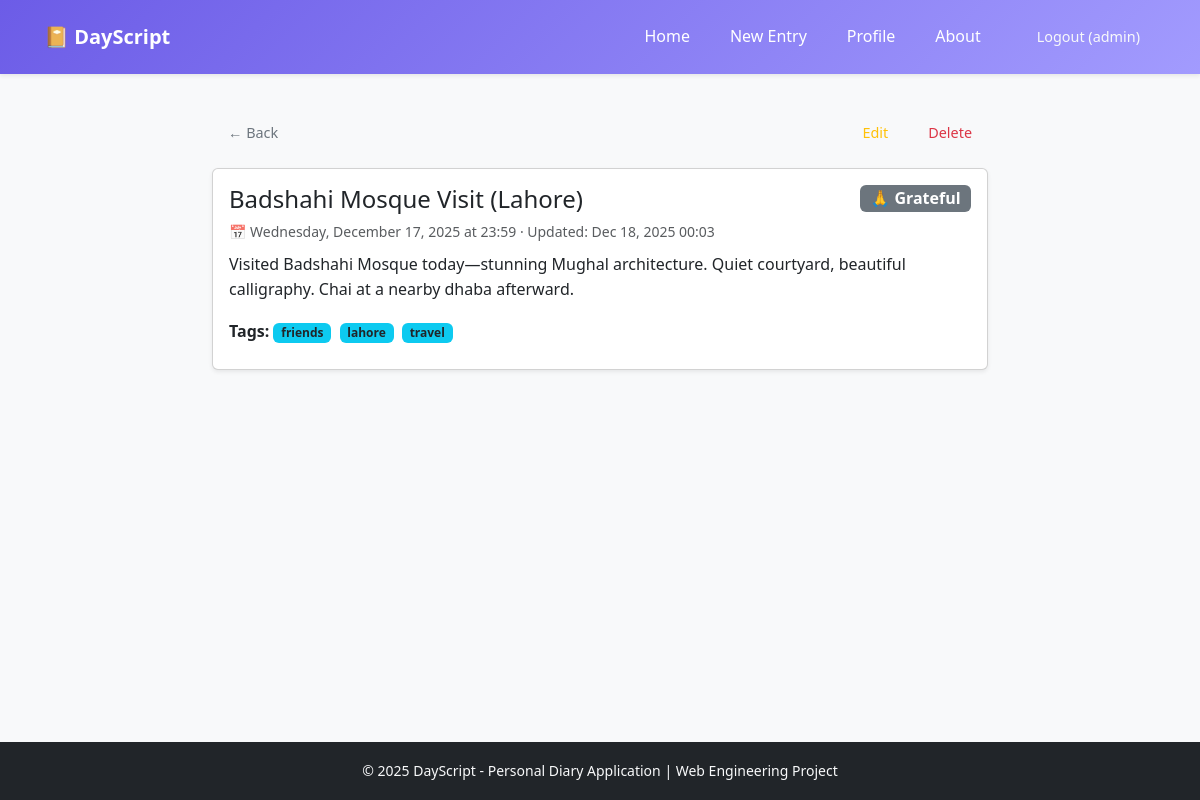
Screenshot of /entry/3/ (signed in) with the database file from the repository.
### diary/models.py (models this page shows, shortened)
class DiaryEntry(models. Model):
    MOOD_CHOICES = [
        ('happy', '😊 Happy'),
        ('sad', '😢 Sad'),
        ('neutral', '😐 Neutral'),
        ('excited', '🎉 Excited'),
        ('anxious', '😰 Anxious'),
        ('grateful', '🙏 Grateful'),
        ('angry', '😠 Angry'),
        ('peaceful', '😌 Peaceful'),
    ]
    user = models.ForeignKey(
        User,
        on_delete=models.CASCADE,
        related_name='diary_entries'
    )
    title = models.CharField(max_length=200)
    content = models.TextField()
    mood = models.CharField(
        max_length=20,
        choices=MOOD_CHOICES,
        default='neutral'
    )
    tags = models.ManyToManyField(
        Tag,
        blank=True,
        related_name='entries'
    )
    created_at = models.DateTimeField(default=timezone.now)
    updated_at = models.DateTimeField(auto_now=True)
    class Meta:
        ordering = ['-created_at']
        verbose_name = 'Diary Entry'
        verbose_name_plural = 'Diary Entries'

class Tag(models.Model):
    name = models.CharField(max_length=50, unique=True)
    created_at = models. DateTimeField(auto_now_add=True)
    class Meta:
        ordering = ['name']
        verbose_name = 'Tag'
        verbose_name_plural = 'Tags'

### diary/views.py (the view)
# urls.py: path('entry/<int:pk>/', views.EntryDetailView.as_view(), name='entry_detail'),
class EntryDetailView(LoginRequiredMixin, UserPassesTestMixin, DetailView):
    model = DiaryEntry
    template_name = 'diary/entry_detail.html'
    context_object_name = 'entry'
    def test_func(self):
        entry = self.get_object()
        return self.request.user == entry.user

### diary/templates/diary/entry_detail.html (shortened to what this page needs)
{% extends 'diary/base.html' %}
{% block content %}
<div class="row justify-content-center">
    <div class="col-lg-8 col-md-10">
        <div class="d-flex justify-content-between align-items-center mb-3">
            <a href="{% url 'home' %}" class="btn btn-outline-secondary btn-sm">← Back</a>
            <div class="d-flex gap-2">
                <a href="{% url 'entry_update' entry.pk %}" class="btn btn-outline-warning btn-sm">Edit</a>
                <a href="{% url 'entry_delete' entry.pk %}" class="btn btn-outline-danger btn-sm">Delete</a>
            </div>
        </div>
        <div class="card shadow-sm">
            <div class="card-body">
                <div class="d-flex justify-content-between align-items-start mb-2">
                    <h1 class="h4 mb-0">{{ entry.title }}</h1>
                    <span class="badge bg-secondary fs-6">{{ entry.get_mood_display }}</span>
                </div>
                <p class="text-muted small mb-2">
                    📅 {{ entry.created_at|date:"l, F d, Y" }} at {{ entry.created_at|time:"H:i" }}
                    {% if entry.updated_at != entry.created_at %}
                        · Updated: {{ entry.updated_at|date:"M d, Y H:i" }}
                    {% endif %}
                </p>
                <div class="mb-3" style="white-space: pre-line;">{{ entry.content }}</div>
                {% if entry.tags.all %}
                <div class="mb-2">
                    <strong>Tags:</strong>
                    {% for tag in entry.tags.all %}
                        <span class="badge bg-info text-dark me-1">{{ tag.name }}</span>
                    {% endfor %}
                </div>
                {% endif %}
            </div>
        </div>
    </div>
</div>
{% endblock %}

### diary/templates/diary/base.html (shortened to what this page needs)
<!DOCTYPE html>
<html lang="en">
<head>
    {% load static %}
    <link href="https://cdn.jsdelivr.net/npm/bootstrap@5.3.3/dist/css/bootstrap.min.css" rel="stylesheet">
    <link rel="stylesheet" href="{% static 'css/style.css' %}">
</head>
<body class="bg-light">
    <nav class="navbar navbar-expand-lg navbar-dark bg-primary shadow-sm">
        <div class="container">
            <a class="navbar-brand fw-bold" href="{% url 'home' %}">📔 DayScript</a>
            <div class="collapse navbar-collapse justify-content-end" id="navbarNav">
                <div class="navbar-nav nav-links">
                    {% if user.is_authenticated %}
                        <a class="nav-link" href="{% url 'home' %}">Home</a>
                        <a class="nav-link" href="{% url 'entry_create' %}">New Entry</a>
                        <a class="nav-link" href="{% url 'profile' %}">Profile</a>
                        <a class="nav-link" href="{% url 'about' %}">About</a>
                        <form action="{% url 'logout' %}" method="post" class="d-inline logout-form ms-2">
                            <button type="submit" class="btn btn-sm btn-outline-light">Logout ({{ user.username }})</button>
                        </form>
                    {% else %}
                        <a class="nav-link" href="{% url 'home' %}">Home</a>
                        <a class="nav-link" href="{% url 'about' %}">About</a>
                        <a class="nav-link" href="{% url 'login' %}">Login</a>
                        <a class="nav-link" href="{% url 'register' %}">Register</a>
                    {% endif %}
                </div>
            </div>
        </div>
    </nav>
    <main class="container my-4">
        {% block content %}{% endblock %}
    </main>
    <footer class="footer bg-dark text-light py-3 mt-auto">
        <div class="container text-center">
            <small>&copy; 2025 DayScript - Personal Diary Application | Web Engineering Project</small>
        </div>
    </footer>
</body>
</html>

### static/css/style.css (style rules this page uses)
:root { --primary-color: #6c5ce7; --primary-dark: #5b4cdb; --secondary-color: #a29bfe; --accent-color: #fd79a8; --success-color: #00b894; --warning-color: #fdcb6e; --danger-color: #d63031; --dark-color: #2d3436; --light-color: #dfe6e9; --white: #ffffff; --background: #f8f9fa; --card-shadow: 0 2px 10px rgba(0, 0, 0, 0.1); --border-radius: 10px; }
* { margin: 0; padding: 0; box-sizing: border-box; }
body { font-family: 'Segoe UI', Tahoma, Geneva, Verdana, sans-serif; background-color: var(--background); color: var(--dark-color); line-height: 1.6; min-height: 100vh; display: flex; flex-direction: column; }
a { text-decoration: none; color: var(--primary-color); }
.navbar { background: linear-gradient(135deg, var(--primary-color), var(--secondary-color)); padding: 1rem 2rem; box-shadow: var(--card-shadow); }
.nav-links { display: flex; gap: 1. 5rem; }
.nav-links a { color: var(--white); font-weight: 500; transition: opacity 0.3s; }
.nav-links { display: flex; gap: 1.5rem; align-items: center; }
.logout-form { display: inline-block; }
.container { max-width: 1200px; margin: 0 auto; }
.btn { display: inline-block; padding: 0.5rem 1rem; border: none; border-radius: 5px; cursor: pointer; font-size: 0.9rem; font-weight: 500; transition: all 0.3s; text-align: center; }
.footer { background: var(--dark-color); color: var(--light-color); text-align: center; padding: 1. 5rem; margin-top: auto; }

### rows the page displays
DiaryEntry: title "Badshahi Mosque Visit (Lahore)", mood "🙏 Grateful", created_at "Wednesday, December 17, 2025", created_at "23:59", updated_at "Dec 18, 2025 00:03", content "Visited Badshahi Mosque today—stunning Mughal architecture. Quiet courtyard, beautiful calligraphy. Chai at a nearby dhaba afterward."
Tag: name "friends"
Tag: name "lahore"
Tag: name "travel"

### other values shown
{{ user.username }} "admin"
